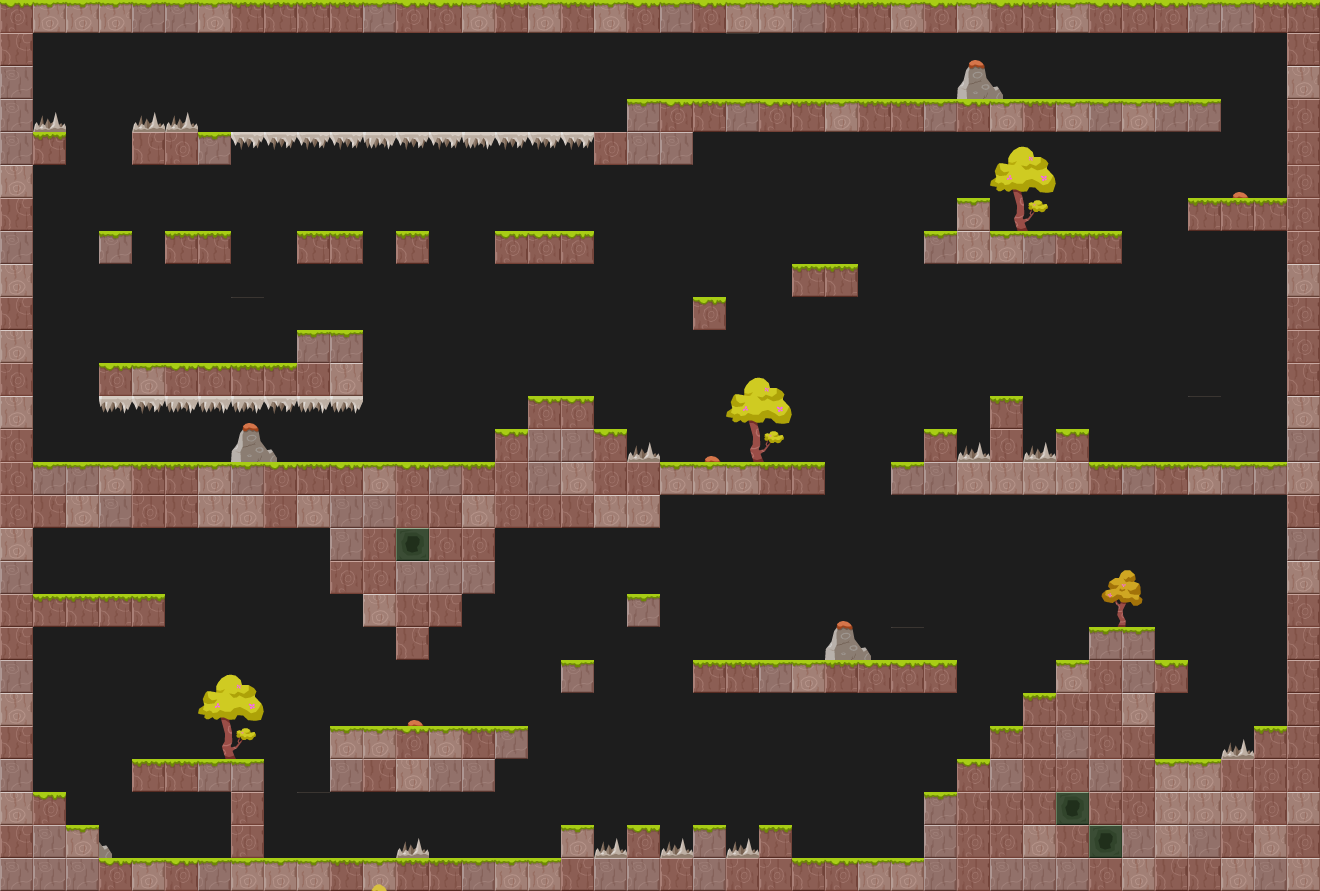

Tiled map render using the project's own tile images. Description and the map definition, with tile-layer contents summarised, below:
An orthogonal 40x27 tile map with 33x33 px tiles, 4 tile layers (bg, deco background, layout, deco foreground) and 107 objects (58x citrus.objects.platformer.box2d.Platform, 12x citrus.objects.CitrusSprite, 10x citrus.objects.platformer.box2d.Sensor, 10x space_digger.enemies.Spike, 8x space_digger.Seam, ...).

<map version="1.0" orientation="orthogonal" width="40" height="27" tilewidth="33" tileheight="33" backgroundcolor="#1d1d1d">
 <tileset firstgid="1" name="tileset_forest" tilewidth="33" tileheight="33">
  <image source="../tilesets/tileset_forest.png" width="297" height="132" />
  <tile id="12">
   <properties>
    <property name="" value="" />
   </properties>
  </tile>
 </tileset>
 <layer name="bg" width="40" height="27">
  <properties>
   <property name="group" value="0" />
  </properties>
  <data>[1080 cells, 0 non-empty, 0 distinct tile ids]</data>
 </layer>
 <layer name="deco background" width="40" height="27">
  <data>[1080 cells, 0 non-empty, 0 distinct tile ids]</data>
 </layer>
 <objectgroup color="#ffff00" name="animated decoration bg" width="40" height="27">
  <properties>
   <property name="group" value="0" />
  </properties>
  <object type="citrus.objects.CitrusSprite" x="934" y="25">
   <properties>
    <property name="view" value="Liana1_forest" />
   </properties>
   <ellipse />
  </object>
  <object type="citrus.objects.CitrusSprite" x="751" y="684">
   <properties>
    <property name="view" value="Liana1_forest" />
   </properties>
   <ellipse />
  </object>
  <object type="citrus.objects.CitrusSprite" x="1172" y="487">
   <properties>
    <property name="view" value="Liana1_forest" />
   </properties>
   <ellipse />
  </object>
  <object type="citrus.objects.CitrusSprite" x="495" y="520">
   <properties>
    <property name="view" value="Liana1_forest" />
   </properties>
   <ellipse />
  </object>
  <object type="citrus.objects.CitrusSprite" x="341" y="782">
   <properties>
    <property name="view" value="Liana1_forest" />
   </properties>
   <ellipse />
  </object>
  <object type="citrus.objects.CitrusSprite" x="706" y="127">
   <properties>
    <property name="view" value="Liana3_forest" />
   </properties>
   <ellipse />
  </object>
  <object type="citrus.objects.CitrusSprite" x="507" y="255">
   <properties>
    <property name="view" value="Liana3_forest" />
   </properties>
   <ellipse />
  </object>
  <object type="citrus.objects.CitrusSprite" x="973" y="487">
   <properties>
    <property name="view" value="Liana3_forest" />
   </properties>
   <ellipse />
  </object>
  <object type="citrus.objects.CitrusSprite" x="783" y="684">
   <properties>
    <property name="view" value="Liana3_forest" />
   </properties>
   <ellipse />
  </object>
  <object type="citrus.objects.CitrusSprite" x="313" y="257">
   <properties>
    <property name="view" value="Liana2_forest" />
   </properties>
   <ellipse />
  </object>
  <object type="citrus.objects.CitrusSprite" x="20" y="620">
   <properties>
    <property name="view" value="Liana2_forest" />
   </properties>
   <ellipse />
  </object>
  <object name="sky" type="citrus.objects.CitrusSprite" x="644" y="-330" width="33" height="33">
   <properties>
    <property name="registration" value="center" />
    <property name="view" value="Sky_forest" />
   </properties>
   <ellipse />
  </object>
 </objectgroup>
 <layer name="layout" width="40" height="27">
  <properties>
   <property name="group" value="2" />
  </properties>
  <data>[1080 cells, 382 non-empty, 12 distinct tile ids]</data>
 </layer>
 <layer name="deco foreground" width="40" height="27">
  <properties>
   <property name="group" value="2" />
  </properties>
  <data>[1080 cells, 56 non-empty, 19 distinct tile ids]</data>
 </layer>
 <objectgroup name="platforms" width="40" height="27">
  <properties>
   <property name="group" value="2" />
  </properties>
  <object type="citrus.objects.platformer.box2d.Platform" x="627" y="99" width="594" height="33" />
  <object type="citrus.objects.platformer.box2d.Platform" x="0" y="0" width="1320" height="33" />
  <object type="citrus.objects.platformer.box2d.Platform" x="1287" y="33" width="33" height="858" />
  <object type="citrus.objects.platformer.box2d.Platform" x="0" y="33" width="33" height="858" />
  <object type="citrus.objects.platformer.box2d.Platform" x="33" y="858" width="1254" height="33" />
  <object type="citrus.objects.platformer.box2d.Platform" x="33" y="462" width="627" height="66" />
  <object type="citrus.objects.platformer.box2d.Platform" x="660" y="462" width="165" height="33" />
  <object type="citrus.objects.platformer.box2d.Platform" x="891" y="462" width="396" height="33" />
  <object type="citrus.objects.platformer.box2d.Platform" x="330" y="726" width="165" height="66" />
  <object type="citrus.objects.platformer.box2d.Platform" x="495" y="726" width="33" height="33" />
  <object type="citrus.objects.platformer.box2d.Platform" x="132" y="759" width="132" height="33" />
  <object type="citrus.objects.platformer.box2d.Platform" x="231" y="792" width="33" height="66" />
  <object type="citrus.objects.platformer.box2d.Platform" x="33" y="792" width="33" height="66" />
  <object type="citrus.objects.platformer.box2d.Platform" x="66" y="825" width="33" height="33" />
  <object type="citrus.objects.platformer.box2d.Platform" x="33" y="594" width="132" height="33" />
  <object type="citrus.objects.platformer.box2d.Platform" x="561" y="660" width="33" height="33" />
  <object type="citrus.objects.platformer.box2d.Platform" x="627" y="594" width="33" height="33" />
  <object type="citrus.objects.platformer.box2d.Platform" x="693" y="660" width="264" height="33" />
  <object type="citrus.objects.platformer.box2d.Platform" x="561" y="825" width="33" height="33" />
  <object type="citrus.objects.platformer.box2d.Platform" x="627" y="825" width="33" height="33" />
  <object type="citrus.objects.platformer.box2d.Platform" x="693" y="825" width="33" height="33" />
  <object type="citrus.objects.platformer.box2d.Platform" x="759" y="825" width="33" height="33" />
  <object type="citrus.objects.platformer.box2d.Platform" x="924" y="792" width="33" height="66" />
  <object type="citrus.objects.platformer.box2d.Platform" x="957" y="759" width="33" height="66" />
  <object type="citrus.objects.platformer.box2d.Platform" x="990" y="726" width="33" height="66" />
  <object type="citrus.objects.platformer.box2d.Platform" x="1023" y="693" width="33" height="66" />
  <object type="citrus.objects.platformer.box2d.Platform" x="1056" y="660" width="33" height="66" />
  <object type="citrus.objects.platformer.box2d.Platform" x="1089" y="627" width="66" height="66" />
  <object type="citrus.objects.platformer.box2d.Platform" x="1155" y="660" width="33" height="33" />
  <object type="citrus.objects.platformer.box2d.Platform" x="1122" y="693" width="33" height="99" />
  <object type="citrus.objects.platformer.box2d.Platform" x="1155" y="759" width="132" height="33" />
  <object type="citrus.objects.platformer.box2d.Platform" x="1254" y="726" width="33" height="33" />
  <object type="citrus.objects.platformer.box2d.Platform" x="594" y="132" width="99" height="33" />
  <object type="citrus.objects.platformer.box2d.Platform" x="132" y="132" width="99" height="33" />
  <object type="citrus.objects.platformer.box2d.Platform" x="33" y="132" width="33" height="33" />
  <object type="citrus.objects.platformer.box2d.Platform" x="99" y="231" width="33" height="33" />
  </objectgroup>
 <objectgroup color="#ff5500" name="breakable blocks" width="40" height="27" />
 <objectgroup color="#5500ff" name="player &amp; exit" width="40" height="27">
  <!-- 3 objects omitted --></objectgroup>
 <objectgroup color="#00aa00" name="seams" width="40" height="27">
  <properties>
   <property name="view" value="Seam_forest" />
  </properties>
  <!-- 8 objects omitted --></objectgroup>
 <objectgroup color="#ff0000" name="enemies" width="40" height="27">
  <properties>
   <property name="group" value="1" />
  </properties>
  <!-- 17 objects omitted --></objectgroup>
 <objectgroup color="#ff557f" name="enemy limits" width="40" height="27">
  <!-- 9 objects omitted --></objectgroup>
</map>
<!-- 59 of 107 objects omitted -->
